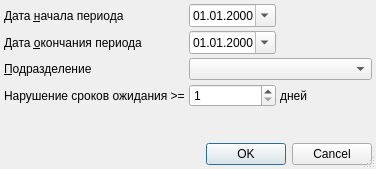
<?xml version="1.0" encoding="UTF-8"?>
<ui version="4.0">
 <class>ReportBreachSASetupDialog</class>
 <widget class="QDialog" name="ReportBreachSASetupDialog">
  <property name="windowModality">
   <enum>Qt::ApplicationModal</enum>
  </property>
  <property name="geometry">
   <rect>
    <x>0</x>
    <y>0</y>
    <width>376</width>
    <height>169</height>
   </rect>
  </property>
  <property name="windowTitle">
   <string>параметры отчёта</string>
  </property>
  <property name="sizeGripEnabled">
   <bool>true</bool>
  </property>
  <layout class="QGridLayout" name="gridLayout">
   <property name="margin">
    <number>4</number>
   </property>
   <property name="spacing">
    <number>4</number>
   </property>
   <item row="5" column="0">
    <widget class="QLabel" name="lblBreachName">
     <property name="text">
      <string>Нарушение сроков ожидания &gt;=</string>
     </property>
    </widget>
   </item>
   <item row="5" column="2">
    <widget class="QLabel" name="lblBreachDays">
     <property name="text">
      <string>дней</string>
     </property>
    </widget>
   </item>
   <item row="2" column="2">
    <spacer>
     <property name="orientation">
      <enum>Qt::Horizontal</enum>
     </property>
     <property name="sizeHint" stdset="0">
      <size>
       <width>91</width>
       <height>20</height>
      </size>
     </property>
    </spacer>
   </item>
   <item row="4" column="1" colspan="3">
    <widget class="COrgStructureComboBox" name="cmbOrgStructure"/>
   </item>
   <item row="6" column="0">
    <spacer>
     <property name="orientation">
      <enum>Qt::Vertical</enum>
     </property>
     <property name="sizeHint" stdset="0">
      <size>
       <width>129</width>
       <height>20</height>
      </size>
     </property>
    </spacer>
   </item>
   <item row="0" column="0">
    <widget class="QLabel" name="lblBegDate">
     <property name="text">
      <string>Дата &amp;начала периода</string>
     </property>
     <property name="buddy">
      <cstring>edtBegDate</cstring>
     </property>
    </widget>
   </item>
   <item row="4" column="0">
    <widget class="QLabel" name="lblOrgStructure">
     <property name="text">
      <string>&amp;Подразделение</string>
     </property>
     <property name="buddy">
      <cstring>cmbOrgStructure</cstring>
     </property>
    </widget>
   </item>
   <item row="8" column="0" colspan="4">
    <widget class="QDialogButtonBox" name="buttonBox">
     <property name="orientation">
      <enum>Qt::Horizontal</enum>
     </property>
     <property name="standardButtons">
      <set>QDialogButtonBox::Cancel|QDialogButtonBox::Ok</set>
     </property>
    </widget>
   </item>
   <item row="0" column="1">
    <widget class="CDateEdit" name="edtBegDate">
     <property name="sizePolicy">
      <sizepolicy hsizetype="Maximum" vsizetype="Fixed">
       <horstretch>0</horstretch>
       <verstretch>0</verstretch>
      </sizepolicy>
     </property>
     <property name="displayFormat">
      <string>dd.MM.yyyy</string>
     </property>
     <property name="calendarPopup">
      <bool>true</bool>
     </property>
    </widget>
   </item>
   <item row="2" column="0">
    <widget class="QLabel" name="lblEndDate">
     <property name="text">
      <string>Дата &amp;окончания периода</string>
     </property>
     <property name="buddy">
      <cstring>edtEndDate</cstring>
     </property>
    </widget>
   </item>
   <item row="2" column="1">
    <widget class="CDateEdit" name="edtEndDate">
     <property name="sizePolicy">
      <sizepolicy hsizetype="Maximum" vsizetype="Fixed">
       <horstretch>0</horstretch>
       <verstretch>0</verstretch>
      </sizepolicy>
     </property>
     <property name="displayFormat">
      <string>dd.MM.yyyy</string>
     </property>
     <property name="calendarPopup">
      <bool>true</bool>
     </property>
    </widget>
   </item>
   <item row="0" column="2">
    <spacer>
     <property name="orientation">
      <enum>Qt::Horizontal</enum>
     </property>
     <property name="sizeHint" stdset="0">
      <size>
       <width>91</width>
       <height>20</height>
      </size>
     </property>
    </spacer>
   </item>
   <item row="5" column="1">
    <widget class="QSpinBox" name="edtBreachDays">
     <property name="minimum">
      <number>1</number>
     </property>
     <property name="maximum">
      <number>367</number>
     </property>
    </widget>
   </item>
  </layout>
 </widget>
 <customwidgets>
  <customwidget>
   <class>CDateEdit</class>
   <extends>QDateEdit</extends>
   <header>library/DateEdit</header>
  </customwidget>
  <customwidget>
   <class>COrgStructureComboBox</class>
   <extends>QComboBox</extends>
   <header>Orgs/OrgStructComboBoxes.h</header>
  </customwidget>
 </customwidgets>
 <tabstops>
  <tabstop>edtBegDate</tabstop>
  <tabstop>edtEndDate</tabstop>
  <tabstop>cmbOrgStructure</tabstop>
  <tabstop>edtBreachDays</tabstop>
  <tabstop>buttonBox</tabstop>
 </tabstops>
 <resources/>
 <connections>
  <connection>
   <sender>buttonBox</sender>
   <signal>accepted()</signal>
   <receiver>ReportBreachSASetupDialog</receiver>
   <slot>accept()</slot>
   <hints>
    <hint type="sourcelabel">
     <x>120</x>
     <y>164</y>
    </hint>
    <hint type="destinationlabel">
     <x>102</x>
     <y>90</y>
    </hint>
   </hints>
  </connection>
  <connection>
   <sender>buttonBox</sender>
   <signal>rejected()</signal>
   <receiver>ReportBreachSASetupDialog</receiver>
   <slot>reject()</slot>
   <hints>
    <hint type="sourcelabel">
     <x>233</x>
     <y>164</y>
    </hint>
    <hint type="destinationlabel">
     <x>236</x>
     <y>76</y>
    </hint>
   </hints>
  </connection>
 </connections>
</ui>
